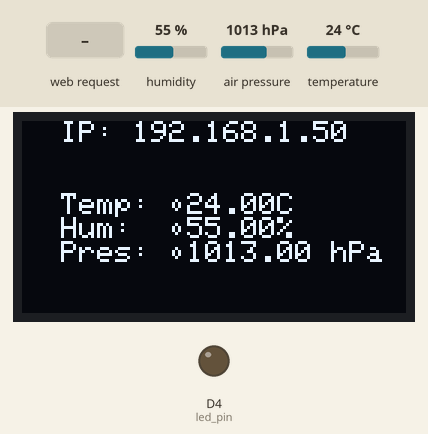
Recording of a sketch running on a simulated ESP8266 (NodeMCU). Parts: 128×64 one-colour display, output pins drawn as LEDs (lit = HIGH). Inputs (shaded band) come from the test bench; at power-on: humidity 55 %, air pressure 1013 hPa, temperature 24 °C. WiFi joins after 1.5 s; servers stay silent unless stated; random numbers use the default seed unless the sketch sets one; what the sketch prints to the serial monitor is not drawn.

Above: at 4.7 s.
4.8 s: HTTP request GET /toggleIP received
At 6.7 s:
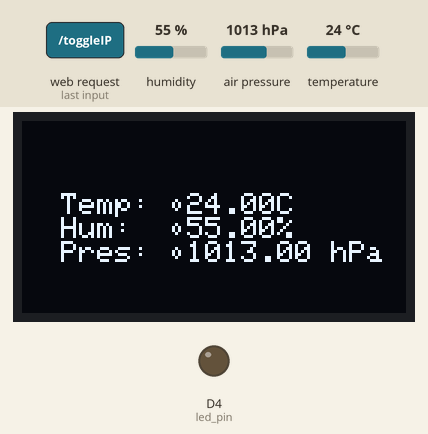
7.0 s: HTTP request GET / received
At 8.3 s:
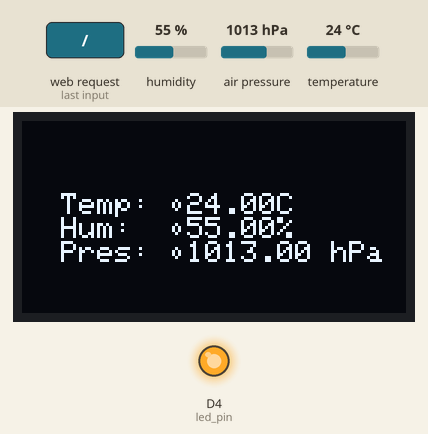
8.8 s: humidity set to 22 %
At 9.9 s:
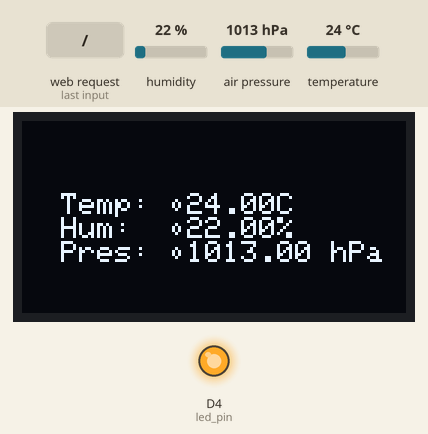
11.0 s: air pressure set to 952 hPa
At 12.6 s:
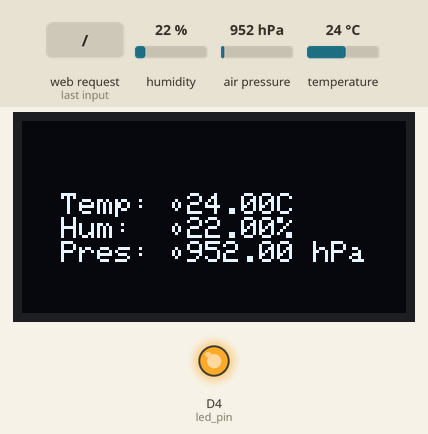
13.0 s: temperature set to 12 °C
At 14.2 s:
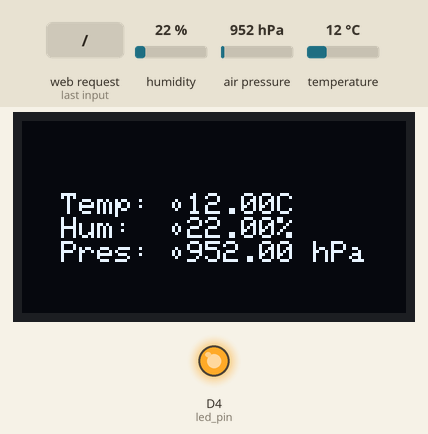
15.0 s: HTTP request GET /toggleIP received
At 16.9 s:
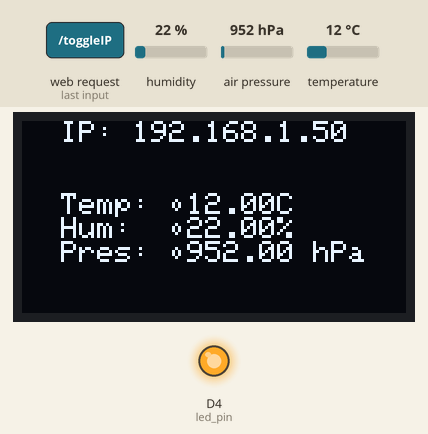
Timing chart, 0 to 18.0 s (numbered marks = the images above; inputs shaded):
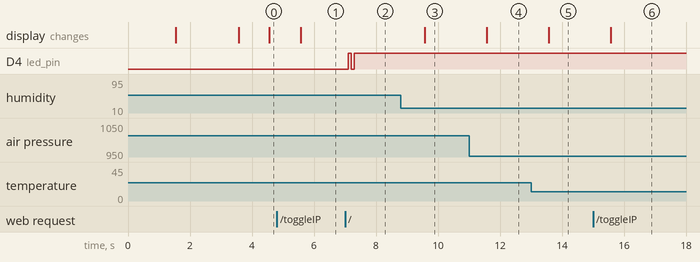

Measured:
- after the input at 4.8 s, the display: changes after 0.77 s (image 1)
- after the input at 7.0 s, D4 (led_pin): LOW → HIGH after 0.10 s, → LOW 0.10 s later, → HIGH 0.10 s later
- after the input at 8.8 s, the display: changes after 0.77 s (image 3)
- after the input at 11.0 s, the display: changes after 0.57 s (image 4)
- after the input at 13.0 s, the display: changes after 0.57 s (image 5)
- after the input at 15.0 s, the display: changes after 0.57 s (image 6)

The sketch:

Weather_Station.ino
```cpp
/*
 *  Code by:  Dimitrios Vlachos
 *            dimitri.j.vlachos@gmail.com
 */

#include <ESP8266WiFi.h>
#include <ESP8266WebServer.h>
#include <ESP8266mDNS.h>
#include <WiFiUdp.h>
#include <ArduinoOTA.h>
#include <TaskScheduler.h>
#include <Adafruit_BME280.h>
#include <Wire.h>
#include <Arduino_JSON.h>
#include <ArduinoJson.h>

// Screen things
#include <Adafruit_GFX.h>
#include <Adafruit_SSD1306.h>

#define SCREEN_WIDTH 128  // OLED display width, in pixels
#define SCREEN_HEIGHT 64  // OLED display height, in pixels

#ifndef STASSID
#define STASSID "VM1732529"    // WiFi SSID
#define STAPSK "dqg9bbhkRbCq"  // WiFi Password
#endif

const char* ssid = STASSID;
const char* password = STAPSK;

Scheduler userScheduler;

/* * * * * * * * * * * * * * * */
// Function prototypes
void updateReadings();
void updateDisplay();
void oledSaver();

/*
 * blink the onboard LED
 *
 * @param blinks Number of times to blink the LED
 * @param interval Delay between blinks
 */
void blinkLED(int blinks, long interval = TASK_SECOND / 10);  // Prototype for default parameter values
void blinkOn();
void blinkOff();

Task taskUpdate(TASK_SECOND * 1, TASK_FOREVER, &updateReadings);
Task taskUpdateDisplay(TASK_SECOND * 1, TASK_FOREVER, &updateDisplay);
Task taskOLEDSaver(TASK_MINUTE * 5, TASK_FOREVER, &oledSaver);
Task taskLedBlink(TASK_SECOND / 2, 4, &blinkOff);

/* * * * * * * * * * * * * * * */
// Pin declarations
const int led_pin = D4;

/* * * * * * * * * * * * * * * */
// Sensor declarations
Adafruit_BME280 bme;
// Declaration for an SSD1306 display connected to I2C (SDA, SCL pins)
Adafruit_SSD1306 display(SCREEN_WIDTH, SCREEN_HEIGHT, &Wire, -1);

/* * * * * * * * * * * * * * * */
// Dynamic global variables
float temperature;
float humidity;
float pressure;
// Text positions - see @oledSaver()
int screen_x;
int screen_y;
// Own IP address
String IP;
// Allocate the JSON document
// Allows to allocated memory to the document dynamically.
DynamicJsonDocument doc(128);
// Set the PORT for the web server
ESP8266WebServer server(80);
// Flag for displaying IP address
bool displayIP = true;

/* * * * * * * * * * * * * * * */
void setup() {
  Serial.begin(115200);
  // Set led pin mode (integrated LED)
  pinMode(led_pin, OUTPUT);
  // Initialise onboard sensors
  initBME();
  // Populate initial sensor data
  updateReadings();
  // Initialise text position
  oledSaver();

  #pragma region WiFi Setup
  //Connect to the WiFi network
  WiFi.begin(ssid, password);

  // Wait for connection
  while (WiFi.status() != WL_CONNECTED) {
    delay(500);
    Serial.println("Waiting to connect...");
  }

  #pragma region OTA Setup
  // Port defaults to 8266
  // ArduinoOTA.setPort(8266);

  // Hostname defaults to esp8266-[ChipID]
  ArduinoOTA.setHostname("Weather Station");

  // No authentication by default
  ArduinoOTA.setPassword("admin");

  // Password can be set with it's md5 value as well
  // MD5(admin) = 21232f297a57a5a743894a0e4a801fc3
  // ArduinoOTA.setPasswordHash("21232f297a57a5a743894a0e4a801fc3");

  ArduinoOTA.onStart([]() {
    String type;
    if (ArduinoOTA.getCommand() == U_FLASH) {
      type = "sketch";
    } else {  // U_FS
      type = "filesystem";
    }

    // NOTE: if updating FS this would be the place to unmount FS using FS.end()
    Serial.println("Start updating " + type);
  });
  ArduinoOTA.onEnd([]() {
    Serial.println("\nEnd");
  });
  ArduinoOTA.onProgress([](unsigned int progress, unsigned int total) {
    Serial.printf("Progress: %u%%\r", (progress / (total / 100)));
  });
  ArduinoOTA.onError([](ota_error_t error) {
    Serial.printf("Error[%u]: ", error);
    if (error == OTA_AUTH_ERROR) {
      Serial.println("Auth Failed");
    } else if (error == OTA_BEGIN_ERROR) {
      Serial.println("Begin Failed");
    } else if (error == OTA_CONNECT_ERROR) {
      Serial.println("Connect Failed");
    } else if (error == OTA_RECEIVE_ERROR) {
      Serial.println("Receive Failed");
    } else if (error == OTA_END_ERROR) {
      Serial.println("End Failed");
    }
  });
  ArduinoOTA.begin();
  #pragma endregion

  //Print the board IP address
  Serial.print("IP address: ");
  IP = WiFi.localIP().toString();
  Serial.println(IP);

  server.on("/", get_index);     // Get the index page
  server.on("/json", get_json);  // Get the json data
  server.on("/toggleIP", toggle_ip);  // Toggle IP address display

  server.begin();  //Start the server
  Serial.println("Server listening");
  #pragma endregion

  // Initialise display
  if (!display.begin(SSD1306_SWITCHCAPVCC, 0x3C)) {
    Serial.println("SSD1306 allocation failed");
    for (;;)
      ;  // Don't proceed, loop forever
  }

  delay(2000);
  display.clearDisplay();

  userScheduler.addTask(taskUpdate);
  userScheduler.addTask(taskUpdateDisplay);
  userScheduler.addTask(taskOLEDSaver);
  userScheduler.addTask(taskLedBlink);
  taskUpdate.enable();
  taskUpdateDisplay.enable();
  taskOLEDSaver.enable();
}

void loop() {
  // Handle OTA events
  ArduinoOTA.handle();
  // Handling of incoming client requests
  server.handleClient();
  // Handling async tasks
  userScheduler.execute();
}

/**
 * Updates data on display, using the co-ordinates
 * set by the oledSaver() function as the starting
 * location for writing
 */
void updateDisplay() {
  // Each character is 6x8 pixels

  display.clearDisplay();
  display.setTextSize(1);
  display.setTextColor(WHITE);

  /*
   * using setCursor in increments of 8 is equivalent
   * to using display.println(). However, by doing it
   * this way we are able to 'shift' the text around
   * the screen, allowing us to implement the
   * oledSaver() function to prevent burn in on data
   * displayed for extended periods of time.
   */
  if(displayIP) {
    display.setCursor(screen_x, 0); // This stays in the yellow 'header' section of the OLED display, but shifts around horizontally
    display.print("IP: ");
    display.print(IP);
  }

  display.setCursor(screen_x, screen_y);
  display.print("Temp: \t");
  display.print(String(temperature, 2));
  display.println("C");

  display.setCursor(screen_x, screen_y + 8);
  display.print("Hum:  \t");
  display.print(String(humidity, 2));
  display.println("%");

  display.setCursor(screen_x, screen_y + 16);
  display.print("Pres: \t");
  display.print(String(pressure, 2));
  display.println(" hPa");

  display.display();
}

void updateReadings() {
  temperature = bme.readTemperature();
  humidity = bme.readHumidity();
  pressure = bme.readPressure() / 100.0F;

  String readings = "";

  readings += "Temperature: ";
  readings += String(temperature, 2);
  readings += "°C\n";
  readings += "Humidity: ";
  readings += String(humidity, 2);
  readings += "%\n";
  readings += "Pressure: ";
  readings += String(pressure, 2);
  readings += " hpa\n";


  Serial.println(readings);
  Serial.println();
}

/**
 * Randomly shifts the starting location of text on
 * the OLED output in order to prevent burn-in when
 * left on for extended periods.
 *
 * The exact 'start region' possible has been
 * manually set to fit the text displayed by the
 * updateDisplay() function
 */
void oledSaver() {
  int new_x = random(0, 20);
  int new_y = random(16, 41);
  screen_x = new_x;
  screen_y = new_y;
}

//Init BME280
void initBME() {
  if (!bme.begin(0x76)) {
    Serial.println("Could not find a valid BME280 sensor, check wiring!");
    while (1)
      ;
  }
}

/* * * * * * * * * * * * * * * * * * * * * * * * * * *
 * This region contains functions necessary for the  *
 * webserver to run, enabling the dashboard and REST *
 * requests to be made.                              *
 * * * * * * * * * * * * * * * * * * * * * * * * * * */
#pragma region Network code
// Web dashboard HTML
#pragma region HTML
/*
 * Here we create the static web dashboard for this controller.
 * By using the variable modifier PROGMEM, we store this code
 * in the flash memory instead of into SRAM. This frees up a
 * considerable amount of RAM that would otherwise just hold
 * onto a static string.
 */
const char index_html[] PROGMEM = R"rawliteral(
<!DOCTYPE html>
<html>
  <head>
    <meta name="viewport" content="width=device-width, initial-scale=1.0">
    <title>Weather Station</title>
    <style>
      body {
        font-family: Arial, sans-serif;
        margin: 0;
        padding: 0;
      }
      header {
        background-color: #d627e3;
        color: white;
        padding: 20px;
        text-align: center;
      }
      .card {
        border-radius: 25px;
        box-shadow: 0 0 10px rgba(0, 0, 0, 0.2);
        padding: 20px;
        text-align: center;
        margin: 20px auto;
        max-width: 400px;
      }
      p {
        margin: 0;
        font-size: 18px;
        text-align: center;
      }
      strong {
        font-size: 24px;
      }
      button {
        margin: 20px auto;
        padding: 10px 20px;
        font-size: 16px;
        border-radius: 25px;
        background-color: #d627e3;
        color: white;
        border: none;
        cursor: pointer;
        display: block;
      }
    </style>
  </head>
  <body>
    <header>
      <h1>Weather Station</h1>
    </header>
    <div>
      <p> </p>
      <p>Welcome to the home weather station dashboard!</p>
      <p>These are the ambient conditions:</p>
    </div>
    <div class="card">
      <p><strong>Temperature:</strong> <span id="temperature"></span> &deg;C</p>
    </div>
    <div class="card">
      <p><strong>Humidity:</strong> <span id="humidity"></span> %</p>
    </div>
    <div class="card">
      <p><strong>Pressure:</strong> <span id="pressure"></span> hPa</p>
    </div>
    <button onclick="toggleIP()">Toggle IP display</button>

    <script>
      function updateValues() {
        const url = window.location.href + 'json';

        fetch(url)
          .then(response => response.json())
          .then(data => {
            const temperature = data.Readings.temperature;
            const humidity = data.Readings.humidity;
            const pressure = data.Readings.pressure;

            document.getElementById('temperature').innerHTML = temperature.toFixed(2);
            document.getElementById('humidity').innerHTML = humidity.toFixed(2);
            document.getElementById('pressure').innerHTML = pressure.toFixed(2);
          })
          .catch(error => {
            console.error('Error fetching data:', error);
          });
      }

      function toggleIP() {
        const url = window.location.href + 'toggleIP';

        fetch(url, { method: 'POST' })
          .then(response => {
            if (response.ok) {
              console.log('IP toggled succesfully!');
            } else {
              console.error('Error toggling IP:', response.statusText);
            }
          })
          .catch(error => {
            console.error('Error toggling IP:', error);
          });
      }

      updateValues();
      setInterval(updateValues, 5000);
    </script>
  </body>
</html>
)rawliteral";
#pragma endregion
// Function called to send webpage to client
void get_index() {
  // Blink LED for visual queue
  blinkLED(2);
  //Send the webpage
  server.send(200, "text/html", index_html);
}

// Function called to send JSON data to client
void get_json() {
  // Blink LED for visual queue
  //blinkLED(2);
  // Create JSON data
  updateJSON();
  // Make JSON data ready for the http request
  String jsonStr;
  serializeJsonPretty(doc, jsonStr);
  // Send the JSON data
  server.send(200, "application/json", jsonStr);
}

/*
 * Update JSON doc with most up-to-date
 * readings from the sensors.
 */
void updateJSON() {
  doc["Readings"]["temperature"] = temperature;
  doc["Readings"]["humidity"] = humidity;
  doc["Readings"]["pressure"] = pressure;
}

/*
 * Initialise JSON doc file structure and
 * populate the fields with initial
 * sensor values.
 */
void setupJSON() {
  // Add JSON request data
  doc["Content-Type"] = "application/json";
  doc["Status"] = 200;

  // Add distance sensor JSON object data
  JsonObject sensorReadings = doc.createNestedObject("Readings");
  sensorReadings["temperature"] = temperature;
  sensorReadings["humidity"] = humidity;
  sensorReadings["pressure"] = pressure;
}

void toggle_ip() {
  displayIP = !displayIP;
  server.send(200,"application/json",
  "{\"Content-Type\": \"application/json\",\"Status\": 200}");
}
#pragma endregion
/* * * * * * * * * * * * * * * * * * * * * * * * * * *
 * Task based LED blinking functionality.            *
 * This works by using a Task to callback on         *
 * alternating 'on-off' functions.                   *
 * * * * * * * * * * * * * * * * * * * * * * * * * * */
#pragma region LED Blink functions
/*
 * blink the onboard LED
 *
 * @param blinks Number of times to blink the LED
 * @param interval Delay between blinks
 */
void blinkLED(int blinks, long interval) {
  taskLedBlink.setInterval(interval);
  taskLedBlink.setIterations(blinks * 2);  // Double the iterations as on->off->on is two cycles, not one
  taskLedBlink.enable();
}

// Turns LED on and changes task callback to turn off on next iteration
void blinkOn() {
  LEDOn();
  taskLedBlink.setCallback(&blinkOff);

  if (taskLedBlink.isLastIteration()) {
    LEDOn();
  }
}

// Turns LED off and changes task callback to turn on on next iteration
void blinkOff() {
  LEDOff();
  taskLedBlink.setCallback(&blinkOn);

  if (taskLedBlink.isLastIteration()) {
    LEDOn();
  }
}

// Writes LED state to pin
inline void LEDOn() {
  digitalWrite(led_pin, HIGH);
}

// Writes LED state to pin
inline void LEDOff() {
  digitalWrite(led_pin, LOW);
}
#pragma endregion
```
